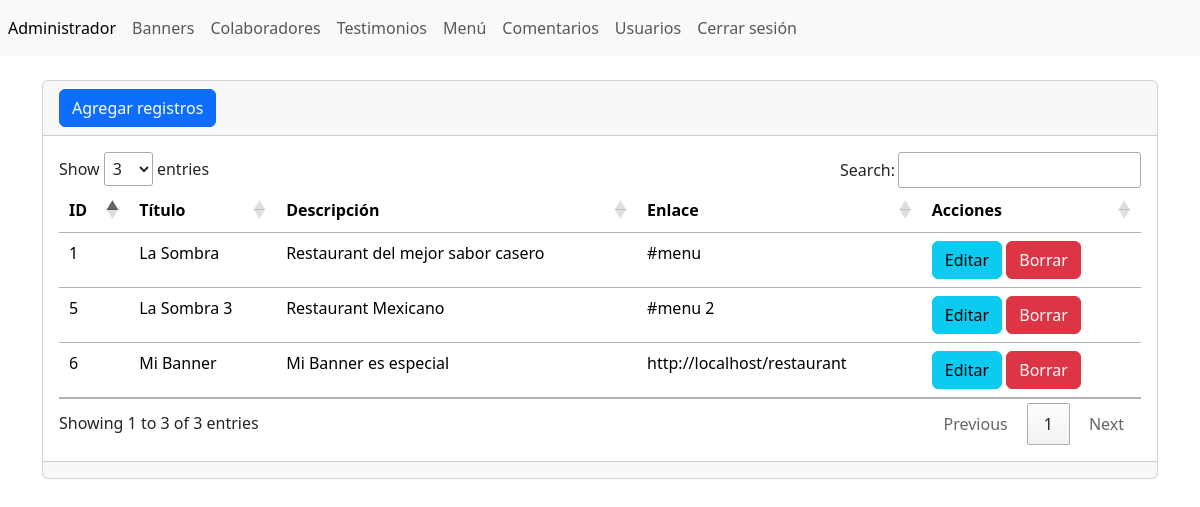
Screenshot of /admin/section/banners/index.php (signed in) with the database file from the repository.
### tables this page shows
CREATE TABLE `tbl_banners` (
  `ID` int NOT NULL,
  `titulo` varchar(255) NOT NULL,
  `descripcion` varchar(255) NOT NULL,
  `link` varchar(255) NOT NULL
);

### admin/section/banners/index.php (the view, shortened to what this page needs)
<?php
include("../../bd.php");
$sentencia = $conexion -> prepare("SELECT * FROM tbl_banners");
$sentencia -> execute();
$lista_banners = $sentencia -> fetchAll(PDO::FETCH_ASSOC);
include("../../templates/header.php");
?>
<br/>
<div class="card">
    <div class="card-header">
        <a name="" id="" class="btn btn-primary" href="crear.php" role="button"> Agregar registros </a>
    </div>
    <div class="card-body">
        <div class="table-responsive-sm">
            <table class="table">
                <thead>
                    <tr>
                        <th scope="col">ID</th>
                        <th scope="col">Título</th>
                        <th scope="col">Descripción</th>
                        <th scope="col">Enlace</th>
                        <th scope="col">Acciones</th>
                    </tr>
                </thead>
                <tbody>
                    <?php foreach($lista_banners as $key => $value) { ?>
                        <tr class="">
                            <td scope="row"> <?php echo $value['ID']; ?> </td>
                            <td> <?php echo $value['titulo']; ?> </td>
                            <td> <?php echo $value['descripcion']; ?> </td>
                            <td> <?php echo $value['link']; ?> </td>
                            <td>
                                <a name="" id="" class="btn btn-info" href="editar.php?txtID=<?php echo $value['ID'] ?>" role="button"> Editar </a>
                                <a name="" id="" class="btn btn-danger" href="index.php?txtID=<?php echo $value['ID'] ?>" role="button"> Borrar </a>
                            </td>
                        </tr>
                    <?php } ?>
                </tbody>
            </table>
        </div>
    </div>
    <div class="card-footer text-muted"></div>
</div>
<?php include("../../templates/footer.php"); ?>

### rows the page displays
tbl_banners: ID "1", titulo "La Sombra", descripcion "Restaurant del mejor sabor casero", link "#menu"
tbl_banners: ID "5", titulo "La Sombra 3", descripcion "Restaurant Mexicano", link "#menu 2"
tbl_banners: ID "6", titulo "Mi Banner", descripcion "Mi Banner es especial", link "http://localhost/restaurant"
